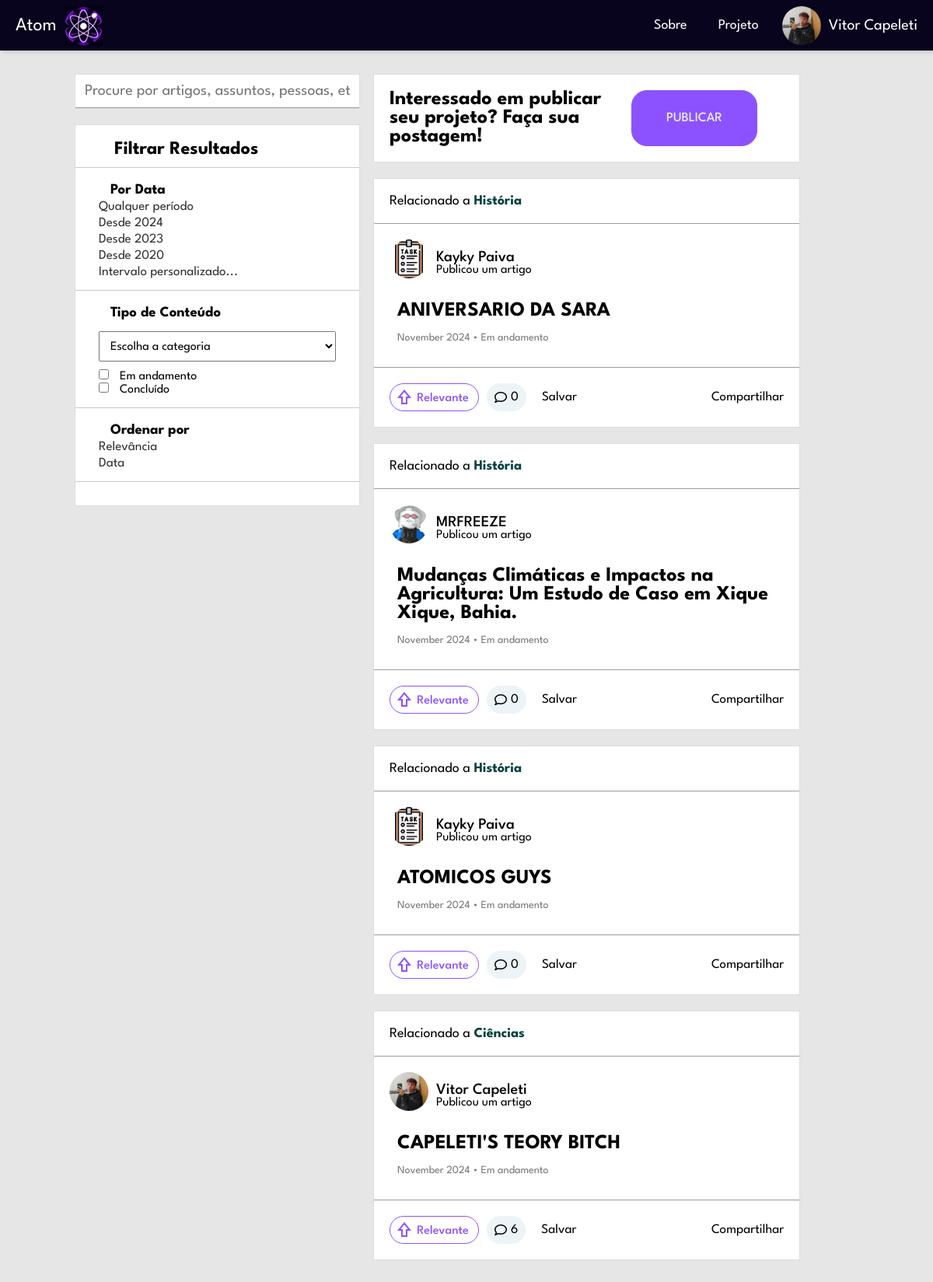
The app's page /view/home.php (signed in) with its own data.
### tables this page shows
CREATE TABLE `artigo` (
  `ART_INT_ID` int(11) NOT NULL,
  `ART_VAR_TITULO` varchar(250) NOT NULL,
  `ART_VAR_DESCRICAO` varchar(2000) NOT NULL,
  `ART_VAR_CATEGORIA` varchar(50) NOT NULL,
  `ART_VAR_STATUS` varchar(12) NOT NULL,
  `ART_VAR_ARQUIVO` varchar(500) NOT NULL,
  `USU_INT_ID` int(11) NOT NULL,
  `ART_DAT_POSTAGEM` datetime DEFAULT current_timestamp()
);

CREATE TABLE `usuario` (
  `USU_INT_ID` int(11) NOT NULL,
  `USU_VAR_NAME` varchar(50) NOT NULL,
  `USU_VAR_EMAIL` varchar(100) NOT NULL,
  `USU_VAR_PASSWORD` varchar(255) NOT NULL,
  `USU_VAR_IMGPERFIL` varchar(255) DEFAULT NULL,
  `USU_VAR_IMGBACK` varchar(255) DEFAULT NULL,
  `USU_VAR_DESC` varchar(255) DEFAULT NULL,
  `USU_VAR_CIDADE` varchar(50) DEFAULT NULL,
  `USU_VAR_OCUPACAO` varchar(50) DEFAULT NULL
);

### view/php/ObterOuCriarToken.php (called while the page is built)
<?php
function obterOuCriarToken($conection, $tipo, $id) {
    if ($tipo === 'usuario') {
        $tabela = 'tokens_usuario';
        $colunaId = 'USU_INT_ID';
        $colunaToken = 'TOK_USU_VAR_TOK';
    } elseif ($tipo === 'artigo') {
        $tabela = 'tokens_artigo';
        $colunaId = 'ART_INT_ID';
        $colunaToken = 'TOK_ART_VAR_TOK';
    } else {
        throw new Exception("Tipo de token inválido.");
    }
    $queryToken = "SELECT $colunaToken FROM $tabela WHERE $colunaId = $id";
    $resultToken = mysqli_query($conection, $queryToken);
    if ($resultToken && mysqli_num_rows($resultToken) > 0) {
        $tokenData = mysqli_fetch_assoc($resultToken);
        return $tokenData[$colunaToken];
    } else {
        $token = bin2hex(random_bytes(16));
        $queryInsertToken = "INSERT INTO $tabela ($colunaToken, $colunaId) VALUES ('$token', $id)";
        mysqli_query($conection, $queryInsertToken);
        return $token;
    }
}
?>

### view/php/carregar_artigos.php (the view, shortened to what this page needs)
<?php
require_once('conection.php');
$userId = $_SESSION['id'];
function carregarArtigos($conection, $userId) {
    $query = "SELECT a.ART_VAR_TITULO, a.ART_VAR_DESCRICAO, a.ART_VAR_CATEGORIA, a.ART_VAR_STATUS, a.ART_DAT_POSTAGEM,
                     u.USU_VAR_NAME, u.USU_VAR_IMGPERFIL, a.USU_INT_ID, a.ART_INT_ID,
                     (SELECT COUNT(*) FROM comentario WHERE ART_INT_ID = a.ART_INT_ID) AS num_comentarios,
                     (SELECT COUNT(*) FROM upvote WHERE UP_ART_INT_ID = a.ART_INT_ID) AS num_likes,
                     (SELECT COUNT(*) FROM upvote WHERE UP_USU_INT_ID = $userId AND UP_ART_INT_ID = a.ART_INT_ID) AS user_liked,
                     (SELECT COUNT(*) FROM salvar WHERE USU_INT_ID = $userId AND ART_INT_ID = a.ART_INT_ID) AS user_saved
              FROM artigo a
              JOIN usuario u ON a.USU_INT_ID = u.USU_INT_ID
              ORDER BY a.ART_DAT_POSTAGEM DESC";
    $resultado = mysqli_query($conection, $query);
    if ($resultado && mysqli_num_rows($resultado) > 0) {
        while ($artigo = mysqli_fetch_assoc($resultado)) {
            $titulo = $artigo['ART_VAR_TITULO'];
            $categoria = $artigo['ART_VAR_CATEGORIA'];
            $status = $artigo['ART_VAR_STATUS'];
            $dataPostagem = $artigo['ART_DAT_POSTAGEM'];
            $nomeUsuario = $artigo['USU_VAR_NAME'];
            $idUsuario = $artigo['USU_INT_ID'];
            $idArtigo = $artigo['ART_INT_ID'];
            $numComentarios = $artigo['num_comentarios'];
            $numLikes = $artigo['num_likes'];
            $userLiked = $artigo['user_liked'];
            $userSaved = $artigo['user_saved'];
            require_once('ObterOuCriarToken.php');
            $tokenUser = obterOuCriarToken($conection, 'usuario', $idUsuario);
            $tokenArtigo = obterOuCriarToken($conection, 'artigo', $idArtigo);
            $fotoPerfil = $artigo['USU_VAR_IMGPERFIL'];
            $dataFormatada = strftime('%B %Y', strtotime($dataPostagem));
            $dataFormatada = ucfirst($dataFormatada);
            $likeButtonClass = $userLiked > 0 ? 'liked' : '';
            $likeButtonText = $userLiked > 0 ? "$numLikes" : "Relevante";
            $saveButtonText = $userSaved > 0 ? 'Em biblioteca' : 'Salvar';
            $saveButtonClass = $userSaved > 0 ? 'saved' : '';
            echo "
    <div class='bloco'>
        <div class='bloco-top'>
            <p>Relacionado a <strong>$categoria</strong></p>
        </div>
        <div class='bloco-mid'>
            <div class='cabecalho'>
                <a href='perfil.php?token=$tokenUser'>
                    <div class='foto1 user'>
                        <img src='$fotoPerfil' alt='Foto de perfil' class='user-photo'>
                    </div>
                </a>
                <div class='profile-artigo'>
                    <a href='perfil.php?token=$tokenUser'>
                        <div class='nome'>$nomeUsuario</div>
                    </a>
                    <p>Publicou um artigo</p>
                </div>
            </div>
            <div class='conteudo'>
                 <a href='artigo.php?token=$tokenArtigo'>$titulo</a>
                <br><br>
                <span>$dataFormatada &#8226; $status</span>
            </div>
        </div>
        <div class='bloco-bot'>
            <div class='rodape'>
                <div class='rod'>
                    <button class='relevante $likeButtonClass' onclick='toggleLike(this, $idArtigo)' data-article-id='$idArtigo'>
                        <span class='material-symbols-outlined like-icon'>shift</span>
                        <span class='like-count'>$likeButtonText</span>
                    </button>
                    <button id='goToComments' class='comentarios' onclick=\"window.location.href='artigo.php?token=$tokenArtigo#comments';\">
                        <i class='fa-regular fa-comment'></i>$numComentarios
                    </button>
                    <button class='botoes Salvar $saveButtonClass' data-artigo-id='$idArtigo'>$saveButtonText</button>
                </div>
                <div class='ape'>
                    <button class='openCompartilhar botoes' data-token-artigo='$tokenArtigo'>Compartilhar</button>
                </div>
            </div>
        </div>
    </div>";
        }
    } else {
        echo "<div class='bloco'><h1 style='padding: 20px;'>Nenhum artigo encontrado. Seja o primeiro a fazer uma publicação.</h1></div>";
    }
}
carregarArtigos($conection, $userId);
?>

### view/css/home.css (style rules this page uses)
:root { --font-family-primary:"League Spartan", sans-serif; --primary-color: #a800c4; --secondary-color: #8c52ff; }
* { margin: 0; padding: 0; font-family: var(--font-family-primary); }
body { min-height: 100vh; background-color: #e6e6e6; }
.bloco { background-color: #fff; border: 1px solid #ddd; width: 95%; display: flex; flex-direction: column; margin-bottom: 20px; }
.bloco-top { border-bottom: 1px solid rgb(156, 156, 156); padding: 20px; font-size: 18px; display: flex; }
.bloco-top strong { color: #02413F; cursor: pointer; }
.bloco-mid { padding: 20px; }
.cabecalho { display: flex; width: 100%; margin-bottom: 10px; }
.foto1 { width: 50px; height: 50px; overflow: hidden; }
.foto1 img { width: 50px; height: 50px; border-radius: 50%; object-fit: cover; }
.user { width: 60px; height: 60px; }
.profile-artigo { width: 100%; display: flex; flex-direction: column; justify-content: center; }
.nome { font-size: 20px; font-style: normal; font-weight: 500; cursor: pointer; }
.cabecalho a { text-decoration: none; color: inherit; }
.conteudo { padding: 10px; }
.conteudo a { font-size: 26px; font-weight: 700; cursor: pointer; text-decoration: none; color: inherit; }
.conteudo span { font-size: 14px; color: #777; }
.bloco-bot { border-top: 1px solid rgb(156, 156, 156); padding: 20px; display: flex; }
.rodape { width: 100%; display: flex; }
.rod { width: 50%; display: flex; align-items: center; justify-content: flex-start; }
.rod button { margin-right: 10px; }
.ape { width: 50%; display: flex; align-items: center; justify-content: flex-end; }
.relevante { background-color: #fff; border-radius: 20px; border: #8c52ff 1px solid; display: inline-flex; align-items: center; color: #8c52ff; font-size: 17px; font-weight: 500; cursor: pointer; padding: 5px; transition: background-color 0.19s ease-in-out; margin-right: 10px; width: 115px; height: 36px; position: relative; outline: none; }
.relevante .like-icon { background-color: transparent; border-radius: 50%; padding: 6px; transition: background-color 0.19s ease-in-out; position: absolute; left: 0px; }
.relevante .like-count { margin-top: 3px; margin-left: 22px; display: inline-flex; align-items: center; justify-content: center; width: 100%; font-size: 16px; font-weight: 500; }
.comentarios { background-color: #edf4f7; border-radius: 20px; border: none; display: inline-flex; color: #000000; font-size: 17px; cursor: pointer; padding: 10px; }
.comentarios i { margin-right: 5px; font-size: 16px; }
.botoes { font-size: 17px; background-color: #fff; border-radius: 20px; border: none; cursor: pointer; margin-left: 10px; }

### records on screen
artigo: ART_VAR_CATEGORIA "História", USU_INT_ID.USU_VAR_IMGPERFIL (picture), USU_INT_ID.USU_VAR_NAME "Kayky Paiva", ART_VAR_TITULO "ANIVERSARIO DA SARA", ART_DAT_POSTAGEM "November 2024", ART_VAR_STATUS "Em andamento", likeButtonText "Relevante", numComentarios "0", saveButtonText "Salvar"
artigo: ART_VAR_CATEGORIA "História", USU_INT_ID.USU_VAR_IMGPERFIL (picture), USU_INT_ID.USU_VAR_NAME "MRFREEZE", ART_VAR_TITULO "Mudanças Climáticas e Impactos na Agricultura: Um Estudo de Caso em Xique Xique, Bahia.", ART_DAT_POSTAGEM "November 2024", ART_VAR_STATUS "Em andamento", likeButtonText "Relevante", numComentarios "0", saveButtonText "Salvar"
artigo: ART_VAR_CATEGORIA "História", USU_INT_ID.USU_VAR_IMGPERFIL (picture), USU_INT_ID.USU_VAR_NAME "Kayky Paiva", ART_VAR_TITULO "ATOMICOS GUYS", ART_DAT_POSTAGEM "November 2024", ART_VAR_STATUS "Em andamento", likeButtonText "Relevante", numComentarios "0", saveButtonText "Salvar"
artigo: ART_VAR_CATEGORIA "Ciências", USU_INT_ID.USU_VAR_IMGPERFIL (picture), USU_INT_ID.USU_VAR_NAME "Vitor Capeleti", ART_VAR_TITULO "CAPELETI'S TEORY BITCH", ART_DAT_POSTAGEM "November 2024", ART_VAR_STATUS "Em andamento", likeButtonText "Relevante", numComentarios "6", saveButtonText "Salvar"

### other values on screen
$_SESSION['name'] "Vitor Capeleti"
